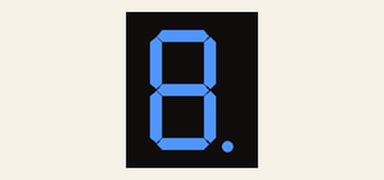
Simulated run of this sketch. Board: Arduino Uno, built with avr-gcc and run on an emulated ATmega328P. On the bench: 1-digit seven-segment display. Wiring (inferred from the names in the program): 1-digit 7-segment display, segments lit when LOW: segments pin 3, pin 4, pin 5, pin 6, pin 7, pin 8, pin 9, pin 10. The segment pins are drawn as the display they are named for.

Above: at 0.1 s.
At 4.1 s:
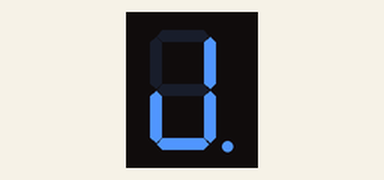
At 9.1 s:
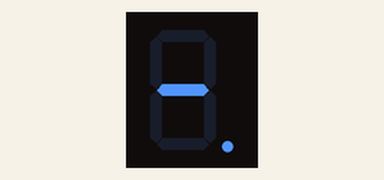
At 19.1 s:
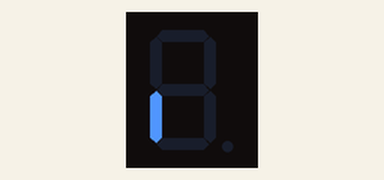
At 27.1 s:
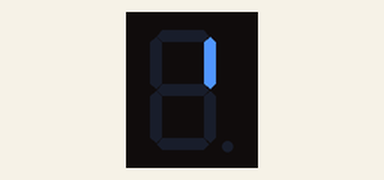
At 39.1 s:
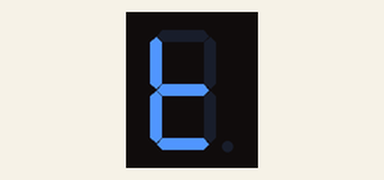

The sketch:

7_segment_LED.ino
```cpp
const int a = 3;
const int b = 4;
const int c = 5;
const int d = 6;
const int e = 7;
const int f = 8;
const int g = 9;
const int h = 10;
void setup()
{
  pinMode(a, OUTPUT);
  pinMode(b, OUTPUT);
  pinMode(c, OUTPUT);
  pinMode(d, OUTPUT);
  pinMode(e, OUTPUT);
  pinMode(f, OUTPUT);
  pinMode(g, OUTPUT);
  pinMode(h, OUTPUT);
}
void one()
{
  digitalWrite(a, LOW);
  digitalWrite(b, LOW);
  digitalWrite(c, LOW);
  digitalWrite(d, LOW);
  digitalWrite(e, LOW);
  digitalWrite(f, LOW);
  digitalWrite(g, LOW);
  // digitalWrite(h, LOW);
}
void two()
{
  digitalWrite(a, HIGH);
  digitalWrite(b, HIGH);
  digitalWrite(c, HIGH);
  digitalWrite(d, HIGH);
  digitalWrite(e, HIGH);
  digitalWrite(f, HIGH);
  digitalWrite(g, HIGH);
  // digitalWrite(h, HIGH);
}
void three()
{
  digitalWrite(a, HIGH);
  digitalWrite(b, HIGH);
  digitalWrite(c, HIGH);
  digitalWrite(d, LOW);
  digitalWrite(e, LOW);
  digitalWrite(f, LOW);
  digitalWrite(g, HIGH);
  // digitalWrite(h, HIGH);
}
void four()
{
  digitalWrite(a, LOW);
  digitalWrite(b, HIGH);
  digitalWrite(c, LOW);
  digitalWrite(d, LOW);
  digitalWrite(e, LOW);
  digitalWrite(f, HIGH);
  digitalWrite(g, HIGH);
  // digitalWrite(h, HIGH);
}
void five()
{
  digitalWrite(a, HIGH);
  digitalWrite(b, LOW);
  digitalWrite(c, LOW);
  digitalWrite(d, LOW);
  digitalWrite(e, LOW);
  digitalWrite(f, HIGH);
  digitalWrite(g, HIGH);
  // digitalWrite(h, HIGH);
}
void six()
{
  digitalWrite(a, HIGH);
  digitalWrite(b, LOW);
  digitalWrite(c, HIGH);
  digitalWrite(d, HIGH);
  digitalWrite(e, HIGH);
  digitalWrite(f, HIGH);
  digitalWrite(g, HIGH);
  // digitalWrite(h, HIGH);
}
void seven()
{
  digitalWrite(a, HIGH);
  digitalWrite(b, HIGH);
  digitalWrite(c, HIGH);
  digitalWrite(d, LOW);
  digitalWrite(e, LOW);
  digitalWrite(f, LOW);
  digitalWrite(g, LOW);
  // digitalWrite(h, HIGH);
}
void eight()
{
  digitalWrite(a, HIGH);
  digitalWrite(b, HIGH);
  digitalWrite(c, HIGH);
  digitalWrite(d, HIGH);
  digitalWrite(e, HIGH);
  digitalWrite(f, HIGH);
  digitalWrite(g, HIGH);
  // digitalWrite(h, HIGH);
}
void nine()
{
  digitalWrite(a, HIGH);
  digitalWrite(b, HIGH);
  digitalWrite(c, HIGH);
  digitalWrite(d, HIGH);
  digitalWrite(e, LOW);
  digitalWrite(f, HIGH);
  digitalWrite(g, HIGH);
  // digitalWrite(h, HIGH);
}
void zero()
{
  digitalWrite(a, HIGH);
  digitalWrite(b, HIGH);
  digitalWrite(c, HIGH);
  digitalWrite(d, HIGH);
  digitalWrite(e, HIGH);
  digitalWrite(f, HIGH);
  digitalWrite(g, LOW);
  // digitalWrite(h, HIGH);
}
void dot()
{
  digitalWrite(a, LOW);
  digitalWrite(b, LOW);
  digitalWrite(c, LOW);
  digitalWrite(d, LOW);
  digitalWrite(e, LOW);
  digitalWrite(f, LOW);
  digitalWrite(g, LOW);
  digitalWrite(h, HIGH);
}
void loop()
{
  one();
  delay(1000);
  two();
  delay(1000);
  three();
  delay(1000);
  four();
  delay(1000);
  five();
  delay(1000);
  six();
  delay(1000);
  seven();
  delay(1000);
  eight();
  delay(1000);
  nine();
  delay(1000);
  zero();
  delay(1000);
  dot();
  delay(1000);
}
```

Measured:
- what the display in image 1 shows lasts 1.0 s, from 4.0 s to 5.0 s
